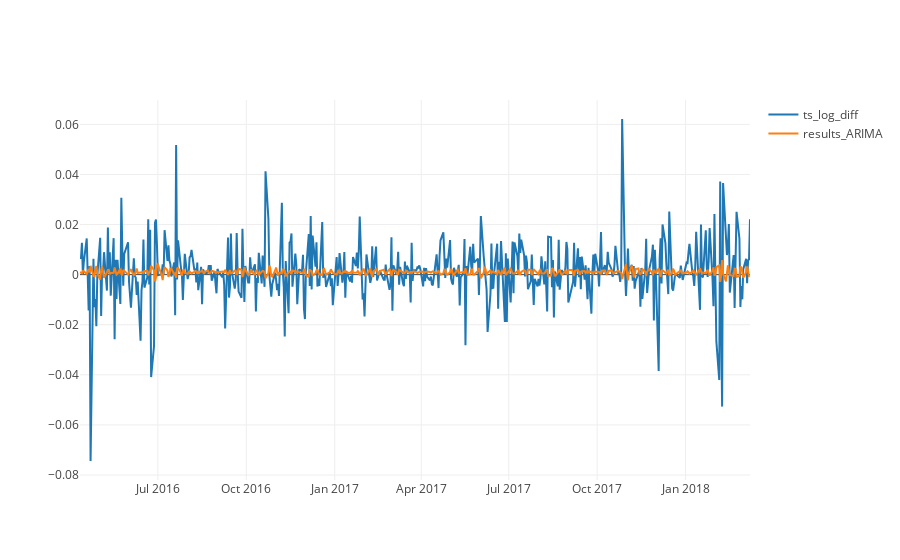

Notebook code for this chart:
### Code cell
py.iplot([ts_log_diff_plt,fitted_arima_plt])

### Figure 1 — Plotly figure (JSON) as saved in the notebook; plotly's stock layout.template omitted (floating-point values rounded to 4 significant figures; data arrays with more than 128 entries replaced by an {"elided": "..."} marker saying what was removed)
{"data": [{"name": "ts_log_diff", "type": "scatter", "x": {"elided": "483 str values"}, "y": {"elided": "483 float values"}}, {"name": "results_ARIMA", "type": "scatter", "x": {"elided": "483 str values"}, "y": {"elided": "482 float values"}}], "layout": {}}
